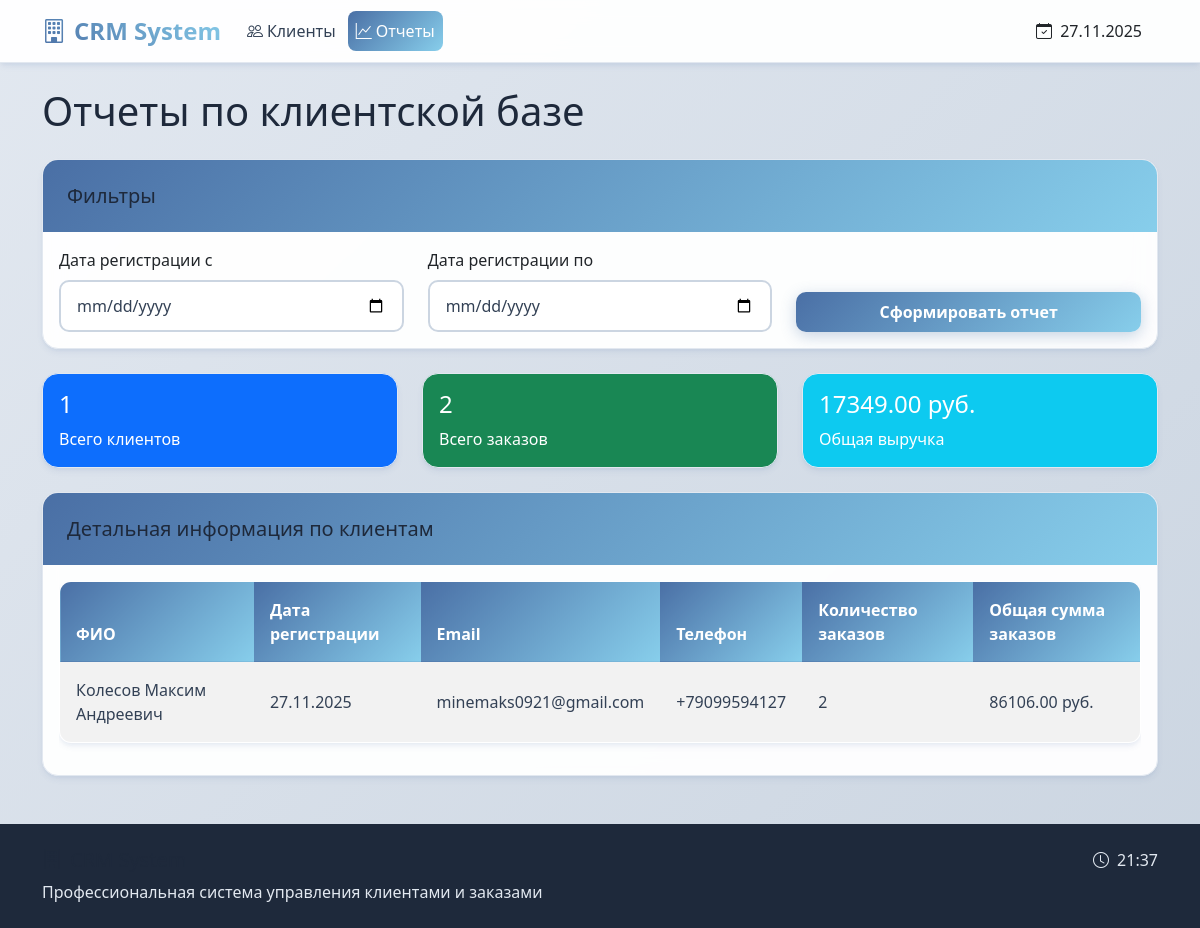
/reports, run on an earlier commit of the app's database.
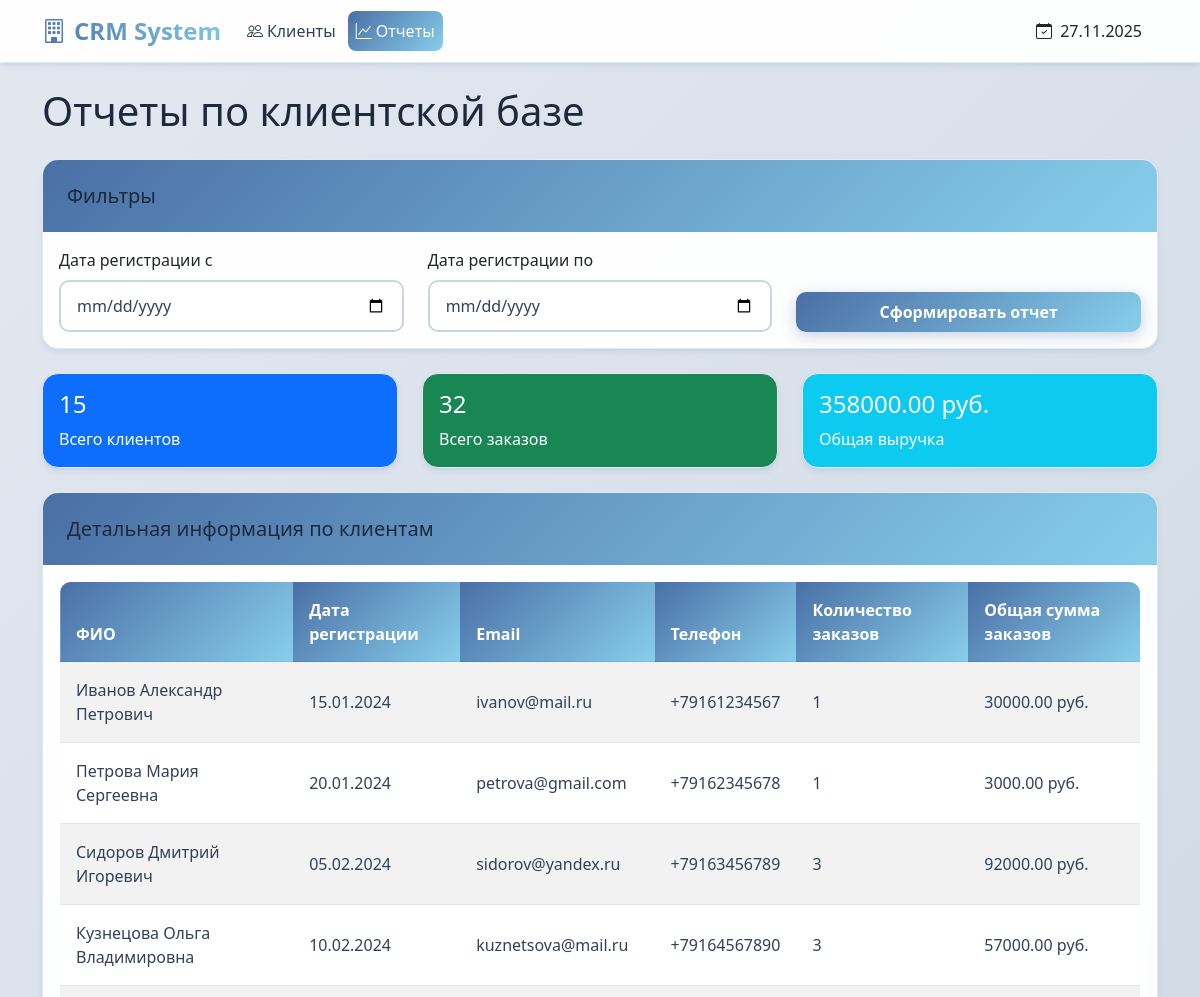
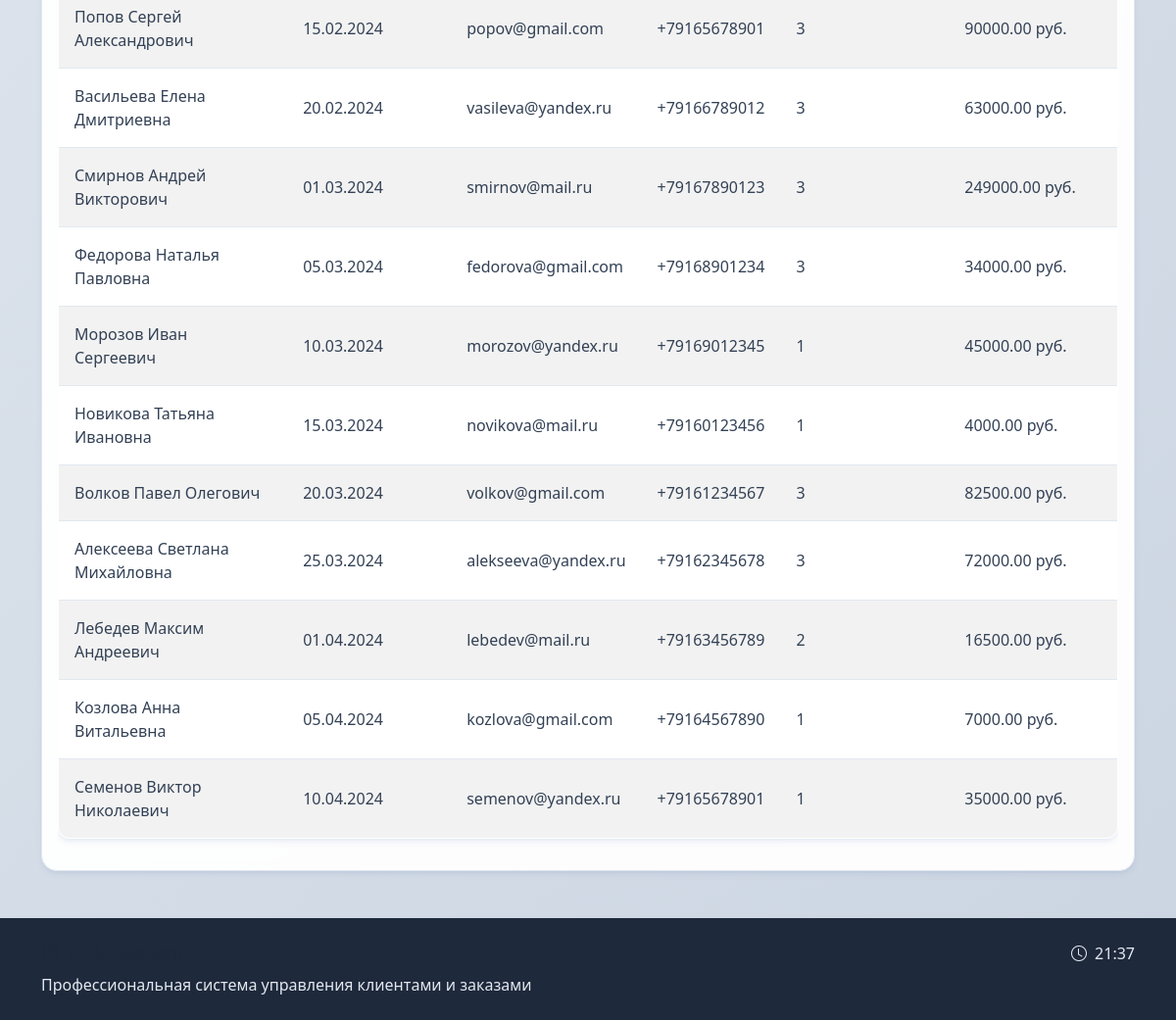
And on a later commit of the database (2 pictures, top to bottom).
### models.py (models this page shows)
class Customer(db.Model):
    id = db.Column(db.Integer, primary_key=True)
    last_name = db.Column(db.String(100), nullable=False)
    first_name = db.Column(db.String(100), nullable=False)
    middle_name = db.Column(db.String(100))
    email = db.Column(db.String(100))
    phone = db.Column(db.String(20))
    registration_date = db.Column(db.Date, nullable=False, default=datetime.utcnow)
    notes = db.Column(db.Text)
    orders = db.relationship('Order', backref='customer', lazy=True, cascade='all, delete-orphan')

### app.py (the view)
@app.route('/reports')
def reports():
    start_date = request.args.get('start_date')
    end_date = request.args.get('end_date')
    query = Customer.query
    if start_date:
        try:
            start_date_obj = datetime.strptime(start_date, '%Y-%m-%d').date()
            query = query.filter(Customer.registration_date >= start_date_obj)
        except ValueError:
            flash('Неверный формат начальной даты', 'error')
    if end_date:
        try:
            end_date_obj = datetime.strptime(end_date, '%Y-%m-%d').date()
            query = query.filter(Customer.registration_date <= end_date_obj)
        except ValueError:
            flash('Неверный формат конечной даты', 'error')
    customers = query.all()
    total_customers = len(customers)  # Теперь customers - это список
    total_orders = 0
    total_revenue = 0.0
    for customer in customers:
        total_orders += len(customer.orders)
        for order in customer.orders:
            total_revenue += order.quantity * order.price
    return render_template('reports.html',
                         customers=customers,
                         total_customers=total_customers,
                         total_orders=total_orders,
                         total_revenue=total_revenue,
                         start_date=start_date,
                         end_date=end_date)

### app.py (called while the page is built)
@app.context_processor
def inject_now():
    return {'now': datetime.now()}

### templates/reports.html
{% extends "base.html" %}
{% block content %}
<h1 class="mb-4">Отчеты по клиентской базе</h1>
<div class="card mb-4">
    <div class="card-header">
        <h5 class="mb-0">Фильтры</h5>
    </div>
    <div class="card-body">
        <form method="get">
            <div class="row">
                <div class="col-md-4">
                    <label for="start_date" class="form-label">Дата регистрации с</label>
                    <input type="date" class="form-control" id="start_date" name="start_date"
                           value="{{ start_date.strftime('%Y-%m-%d') if start_date }}">
                </div>
                <div class="col-md-4">
                    <label for="end_date" class="form-label">Дата регистрации по</label>
                    <input type="date" class="form-control" id="end_date" name="end_date"
                           value="{{ end_date.strftime('%Y-%m-%d') if end_date }}">
                </div>
                <div class="col-md-4 d-flex align-items-end">
                    <button type="submit" class="btn btn-primary w-100">Сформировать отчет</button>
                </div>
            </div>
        </form>
    </div>
</div>
<div class="row mb-4">
    <div class="col-md-4">
        <div class="card text-white bg-primary">
            <div class="card-body">
                <h4 class="card-title">{{ total_customers }}</h4>
                <p class="card-text">Всего клиентов</p>
            </div>
        </div>
    </div>
    <div class="col-md-4">
        <div class="card text-white bg-success">
            <div class="card-body">
                <h4 class="card-title">{{ total_orders }}</h4>
                <p class="card-text">Всего заказов</p>
            </div>
        </div>
    </div>
    <div class="col-md-4">
        <div class="card text-white bg-info">
            <div class="card-body">
                <h4 class="card-title">{{ "%.2f"|format(total_revenue) }} руб.</h4>
                <p class="card-text">Общая выручка</p>
            </div>
        </div>
    </div>
</div>
{% if customers %}
<div class="card">
    <div class="card-header">
        <h5 class="mb-0">Детальная информация по клиентам</h5>
    </div>
    <div class="card-body">
        <div class="table-responsive">
            <table class="table table-striped">
                <thead>
                    <tr>
                        <th>ФИО</th>
                        <th>Дата регистрации</th>
                        <th>Email</th>
                        <th>Телефон</th>
                        <th>Количество заказов</th>
                        <th>Общая сумма заказов</th>
                    </tr>
                </thead>
                <tbody>
                    {% for customer in customers %}
                    <tr>
                        <td>{{ customer.last_name }} {{ customer.first_name }} {{ customer.middle_name or '' }}</td>
                        <td>{{ customer.registration_date.strftime('%d.%m.%Y') }}</td>
                        <td>{{ customer.email or '-' }}</td>
                        <td>{{ customer.phone or '-' }}</td>
                        <td>{{ customer.orders|length }}</td>
                        <td>{{ "%.2f"|format(customer.orders|sum(attribute='quantity') * customer.orders|sum(attribute='price')) }} руб.</td>
                    </tr>
                    {% endfor %}
                </tbody>
            </table>
        </div>
    </div>
</div>
{% else %}
<div class="alert alert-info">
    Клиенты не найдены по заданным критериям.
</div>
{% endif %}
{% endblock %}

What changed in the data, as far as the page shows it:
removed Customer: last_name "Колесов", first_name "Максим", middle_name "Андреевич", registration_date "27.11.2025", email "minemaks0921@gmail.com", phone "+79099594127", orders|length "2", orders|sum "86106.00"
added Customer: last_name "Иванов", first_name "Александр", middle_name "Петрович", registration_date "15.01.2024", email "ivanov@mail.ru", phone "+79161234567", orders|length "1", orders|sum "30000.00"
added Customer: last_name "Петрова", first_name "Мария", middle_name "Сергеевна", registration_date "20.01.2024", email "petrova@gmail.com", phone "+79162345678", orders|length "1", orders|sum "3000.00"
added Customer: last_name "Сидоров", first_name "Дмитрий", middle_name "Игоревич", registration_date "05.02.2024", email "sidorov@yandex.ru", phone "+79163456789", orders|length "3", orders|sum "92000.00"
added Customer: last_name "Кузнецова", first_name "Ольга", middle_name "Владимировна", registration_date "10.02.2024", email "kuznetsova@mail.ru", phone "+79164567890", orders|length "3", orders|sum "57000.00"
added Customer: last_name "Попов", first_name "Сергей", middle_name "Александрович", registration_date "15.02.2024", email "popov@gmail.com", phone "+79165678901", orders|length "3", orders|sum "90000.00"
added Customer: last_name "Васильева", first_name "Елена", middle_name "Дмитриевна", registration_date "20.02.2024", email "vasileva@yandex.ru", phone "+79166789012", orders|length "3", orders|sum "63000.00"
added Customer: last_name "Смирнов", first_name "Андрей", middle_name "Викторович", registration_date "01.03.2024", email "smirnov@mail.ru", phone "+79167890123", orders|length "3", orders|sum "249000.00"
added Customer: last_name "Федорова", first_name "Наталья", middle_name "Павловна", registration_date "05.03.2024", email "fedorova@gmail.com", phone "+79168901234", orders|length "3", orders|sum "34000.00"
added Customer: last_name "Морозов", first_name "Иван", middle_name "Сергеевич", registration_date "10.03.2024", email "morozov@yandex.ru", phone "+79169012345", orders|length "1", orders|sum "45000.00"
added Customer: last_name "Новикова", first_name "Татьяна", middle_name "Ивановна", registration_date "15.03.2024", email "novikova@mail.ru", phone "+79160123456", orders|length "1", orders|sum "4000.00"
added Customer: last_name "Волков", first_name "Павел", middle_name "Олегович", registration_date "20.03.2024", email "volkov@gmail.com", phone "+79161234567", orders|length "3", orders|sum "82500.00"
added Customer: last_name "Алексеева", first_name "Светлана", middle_name "Михайловна", registration_date "25.03.2024", email "alekseeva@yandex.ru", phone "+79162345678", orders|length "3", orders|sum "72000.00"
added Customer: last_name "Лебедев", first_name "Максим", middle_name "Андреевич", registration_date "01.04.2024", email "lebedev@mail.ru", phone "+79163456789", orders|length "2", orders|sum "16500.00"
added Customer: last_name "Козлова", first_name "Анна", middle_name "Витальевна", registration_date "05.04.2024", email "kozlova@gmail.com", phone "+79164567890", orders|length "1", orders|sum "7000.00"
added Customer: last_name "Семенов", first_name "Виктор", middle_name "Николаевич", registration_date "10.04.2024", email "semenov@yandex.ru", phone "+79165678901", orders|length "1", orders|sum "35000.00"
Also different on the page:
{{ total_customers }}: "1" → "15"
{{ total_orders }}: "2" → "32"
{{ "%.2f"|format(total_revenue) }}: "17349.00" → "358000.00"
